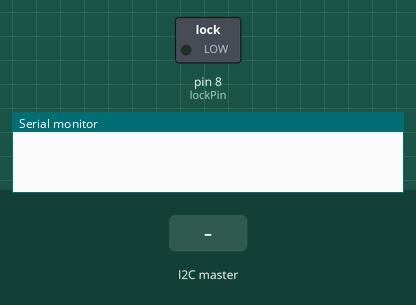
A sketch run on a simulated Arduino Uno, built with avr-gcc and run on an emulated ATmega328P. Shown: switched loads named in the sketch (green lamp = pin HIGH), the last lines printed to the serial monitor. Inputs (shaded band) come from the test bench.

Above: at 2.2 s.
2.3 s: the I2C master sends the byte 1
At 3.2 s:
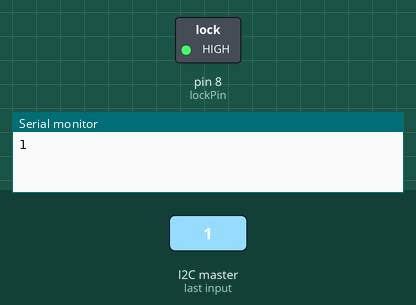
Timing chart, 0 to 7.5 s (numbered marks = the images above; inputs shaded):
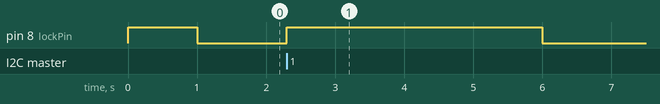

The sketch:

ShelfLock.ino
```cpp
#include <Wire.h>

int lockPin = 8;
int lockState = HIGH;

void setup()
{
  pinMode(lockPin, OUTPUT);
  Wire.begin(4);                // join i2c bus with address #4
  Wire.onReceive(receiveEvent); // register event
  Serial.begin(9600);           // start serial for output

  digitalWrite(lockPin, HIGH);
  delay(1000);
  digitalWrite(lockPin, LOW);
}

void loop()
{
  if(HIGH == lockState){
    delay(5000);
    lockState = LOW;
    digitalWrite(lockPin, lockState);
  }
  delay(1000);
}

// function that executes whenever data is received from master
// this function is registered as an event, see setup()
void receiveEvent(int howMany)
{
  while(1 < Wire.available()) // loop through all but the last
  {
    char c = Wire.read(); // receive byte as a character
    Serial.print(c);         // print the character
  }
  int x = Wire.read();    // receive byte as an integer
  if(1==x){
    Serial.println(x);         // print the integer
    lockState = HIGH;
    digitalWrite(lockPin, lockState);
  }
}
```

Measured:
- after the input at 2.3 s, pin 8 (lockPin): LOW → HIGH at once, → LOW 3.7 s later
